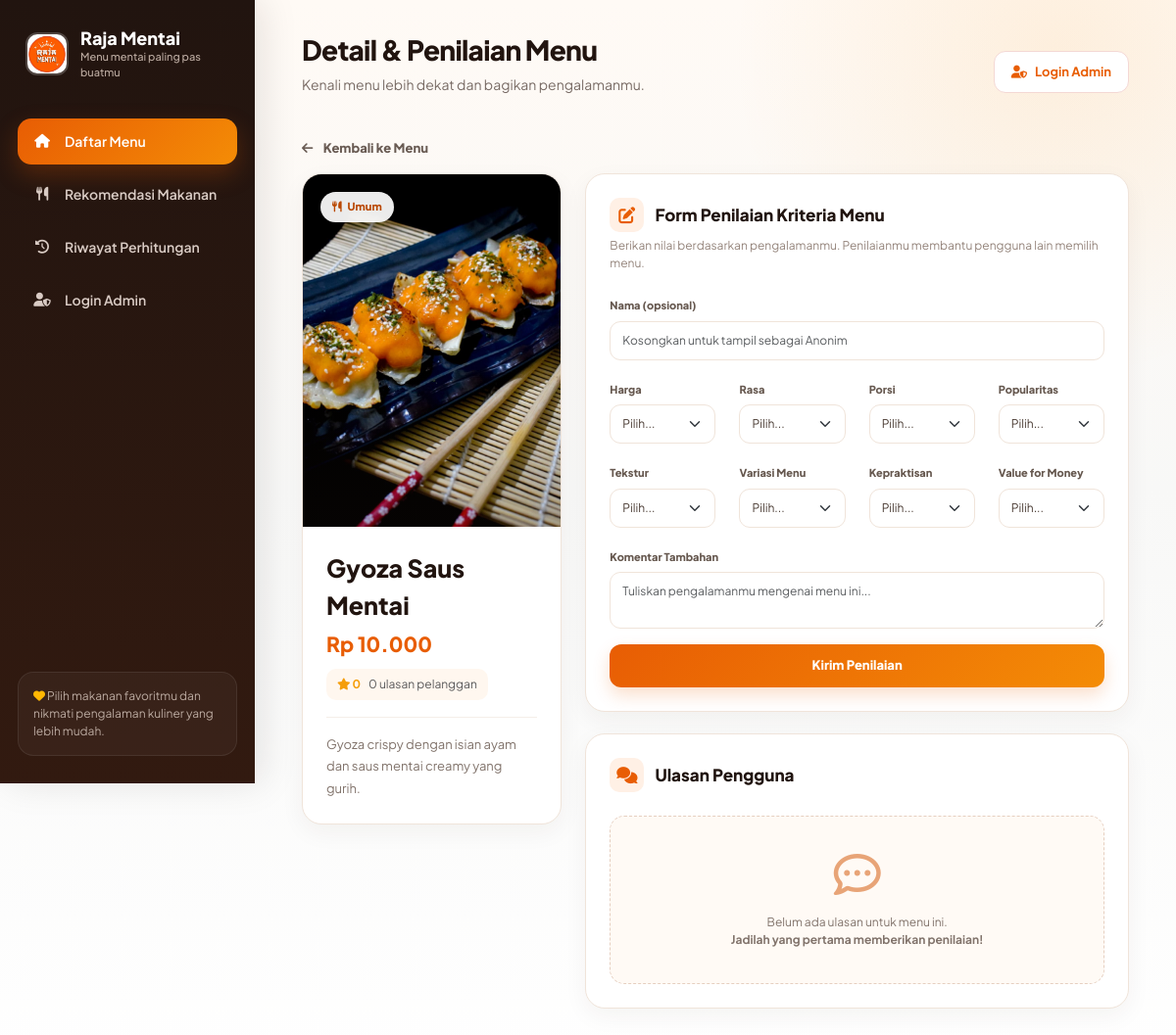
Screenshot of /detail_menu.php?id=1 with the database file from the repository.
### tables this page shows
CREATE TABLE `daftar_menu` (
  `id` int(11) NOT NULL,
  `nama_menu` varchar(100) DEFAULT NULL,
  `gambar` varchar(255) DEFAULT NULL,
  `harga` int(11) DEFAULT NULL,
  `deskripsi` text DEFAULT NULL,
  `kategori` varchar(50) DEFAULT 'Umum'
);

### detail_menu.php (the view, shortened to what this page needs)
<?php
include "config/koneksi.php";
$menu_id = intval($_GET['id']);
$stmt = mysqli_prepare($conn, "SELECT * FROM daftar_menu WHERE id=?");
mysqli_stmt_bind_param($stmt, "i", $menu_id);
mysqli_stmt_execute($stmt);
$menu = mysqli_fetch_assoc(mysqli_stmt_get_result($stmt));
$kriteria = [
    'harga'        => ['Harga', ['Sangat Terjangkau','Terjangkau','Standar','Mahal','Sangat Mahal'], 'fa-tag text-success'],
    'rasa'         => ['Rasa', ['Sangat Enak','Enak','Biasa','Kurang','Tidak Enak'], 'fa-utensils text-warning'],
    'porsi'        => ['Porsi', ['Sangat Banyak','Banyak','Sedang','Sedikit','Sangat Sedikit'], 'fa-box-open text-primary'],
    'popularitas'  => ['Popularitas', ['Sangat Populer','Populer','Biasa','Kurang Populer','Tidak Dikenal'], 'fa-fire text-danger'],
    'tekstur'      => ['Tekstur', ['Sangat Baik','Baik','Cukup','Kurang','Sangat Kurang'], 'fa-layer-group text-info'],
    'variasi'      => ['Variasi Menu', ['Sangat Variatif','Variatif','Cukup','Kurang','Tidak Variatif'], 'fa-bars-staggered text-secondary'],
    'kepraktisan'  => ['Kepraktisan', ['Sangat Praktis','Praktis','Cukup','Kurang Praktis','Ribet'], 'fa-bolt text-warning'],
    'value'        => ['Value for Money', ['Sangat Sepadan','Sepadan','Cukup','Kurang Sepadan','Tidak Sepadan'], 'fa-gem text-success'],
];
$rata_rata = 0;
$total_review = 0;
$query_rating = mysqli_query($conn, "SELECT AVG(rating) as rata_rata, COUNT(id) as total_review FROM ulasan WHERE menu_id=$menu_id");
if($query_rating){
    $data_rating = mysqli_fetch_assoc($query_rating);
    $rata_rata = $data_rating['rata_rata'] ? round($data_rating['rata_rata'], 1) : 0;
    $total_review = $data_rating['total_review'];
}
include "include/header_publik.php";
?>
<a href="index.php" class="back-btn d-inline-block mb-3">
    <i class="fa-solid fa-arrow-left me-2"></i> Kembali ke Menu
</a>
<div class="row">
    <div class="col-lg-4">
        <div class="card-modern">
            <div class="food-image-wrap">
                <?php if(!empty($menu['gambar'])): ?>
                    <img src="<?= htmlspecialchars($menu['gambar']); ?>" class="img-detail" alt="<?= htmlspecialchars($menu['nama_menu']); ?>">
                <?php endif; ?>
                <span class="category-pill">
                    <i class="fa-solid fa-utensils me-1"></i>
                    <?= htmlspecialchars($menu['kategori'] ?? 'Menu'); ?>
                </span>
            </div>
            <div class="detail-content">
                <div class="menu-name"><?= htmlspecialchars($menu['nama_menu']); ?></div>
                <div class="menu-price">Rp <?= number_format($menu['harga'], 0, ',', '.'); ?></div>
                <div class="rating-summary">
                    <span class="star-rating"><i class="fa-solid fa-star"></i> <strong><?= $rata_rata; ?></strong></span>
                    <span class="text-muted"><?= $total_review; ?> ulasan pelanggan</span>
                </div>
                <div class="description"><?= nl2br(htmlspecialchars($menu['deskripsi'])); ?></div>
            </div>
        </div>
    </div>
    <div class="col-lg-8">
        <div class="card-modern p-4">
            <div class="section-title">
                <span class="title-icon"><i class="fa-solid fa-pen-to-square"></i></span>
                Form Penilaian Kriteria Menu
            </div>
            <div class="section-desc">Berikan nilai berdasarkan pengalamanmu. Penilaianmu membantu pengguna lain memilih menu.</div>
            <form method="POST">
                <div class="mb-3">
                    <label class="form-label fw-bold text-secondary label-kriteria">Nama (opsional)</label>
                    <input type="text" name="nama" class="form-control form-control-sm" maxlength="50" placeholder="Kosongkan untuk tampil sebagai Anonim">
                </div>
                <div class="row">
                    <?php foreach($kriteria as $key => [$label, $opsi]): ?>
                    <div class="col-md-3 mb-3">
                        <label class="form-label fw-bold text-secondary label-kriteria"><?= $label; ?></label>
                        <select name="rating_<?= $key; ?>" class="form-select form-select-sm" required>
                            <option value="">Pilih...</option>
                        </select>
                    </div>
                    <?php endforeach; ?>
                </div>
                <div class="mb-3">
                    <label class="form-label fw-bold text-secondary label-kriteria">Komentar Tambahan</label>
                    <textarea name="komentar" class="form-control form-control-sm" rows="2" placeholder="Tuliskan pengalamanmu mengenai menu ini..." required></textarea>
                </div>
                <button type="submit" name="kirim_review" class="btn-primary-custom w-100">Kirim Penilaian</button>
            </form>
        </div>
        <div class="card-modern p-4" id="ulasan">
            <div class="section-title mb-4">
                <span class="title-icon"><i class="fa-solid fa-comments"></i></span>
                Ulasan Pengguna
            </div>
            <?php
            $query_ulasan = mysqli_query($conn, "SELECT * FROM ulasan WHERE menu_id=$menu_id ORDER BY tanggal DESC");
            if($query_ulasan && mysqli_num_rows($query_ulasan) > 0):
                while($ulasan = mysqli_fetch_assoc($query_ulasan)):
            ?>
                <div class="review-box">
                    <div class="d-flex justify-content-between align-items-center">
                        <span class="review-user"><i class="fa-solid fa-circle-user text-secondary me-1"></i> <?= htmlspecialchars($ulasan['username']); ?></span>
                        <div class="star-rating" style="font-size:13px;">
                            <?php for($i=1; $i<=5; $i++){
                                echo $i <= $ulasan['rating'] ? '<i class="fa-solid fa-star"></i>' : '<i class="fa-regular fa-star"></i>';
                            } ?>
                        </div>
                    </div>
                    <?php if(isset($ulasan['rating_harga'])): ?>
                    <div class="mt-2 mb-3 d-flex flex-wrap gap-2">
                        <?php foreach($kriteria as $key => [$label, $opsi, $ikon]): ?>
                            <span class="badge-kriteria" title="<?= $label; ?>"><i class="fa-solid <?= $ikon; ?>"></i> <?= (int)$ulasan['rating_'.$key]; ?></span>
                        <?php endforeach; ?>
                    </div>
                    <?php endif; ?>
                    <div class="review-text">"<?= nl2br(htmlspecialchars($ulasan['komentar'])); ?>"</div>
                    <div class="review-date mt-2"><?= date('d M Y H:i', strtotime($ulasan['tanggal'])); ?></div>
                </div>
            <?php
                endwhile;
            else:
            ?>
                <div class="review-empty text-center">
                    <i class="fa-regular fa-comment-dots fa-3x mb-3" style="color:#e8a477;"></i>
                    <p class="mb-0" style="font-size:12px;color:#81736b;">
                        Belum ada ulasan untuk menu ini.<br>
                        <strong>Jadilah yang pertama memberikan penilaian!</strong>
                    </p>
                </div>
            <?php endif; ?>
        </div>
    </div>
</div>
<?php include "include/footer_publik.php"; ?>

### include/header_publik.php (style rules this page uses)
:root { --primary:#e85d04; --primary-2:#f48c06; --dark:#21140f; --muted:#786b65; --cream:#fffaf5; --line:#f0e4da; --soft:#fff1e6; }
* { margin:0;padding:0;box-sizing:border-box }
html { scroll-behavior:smooth }
body { background: radial-gradient(circle at 90% 5%, rgba(244,140,6,.10), transparent 22%), linear-gradient(180deg,#fffaf5 0%,#f8f8f7 45%,#fff 100%); font-family:'Plus Jakarta Sans',sans-serif;color:var(--dark); }

### detail_menu.php (style rules this page uses)
.back-btn { color:#695b53!important;font-weight:800;font-size:13px;transition:.2s;text-decoration:none }
.card-modern { background:#fff;border:1px solid var(--line);border-radius:20px;box-shadow:0 8px 24px rgba(65,38,24,.05);margin-bottom:22px;overflow:hidden }
.food-image-wrap { height:360px;background:#f5eee8;position:relative;overflow:hidden }
.img-detail { width:100%;height:100%;object-fit:cover;display:block;transition:transform .5s ease }
.food-image-wrap::after { content:"";position:absolute;inset:0;background:linear-gradient(180deg,transparent 55%,rgba(33,20,15,.18));pointer-events:none }
.category-pill { position:absolute;left:18px;top:18px;z-index:2;padding:7px 12px;border-radius:30px;background:rgba(255,255,255,.92);color:#b94700;font-size:11px;font-weight:800;backdrop-filter:blur(8px) }
.detail-content { padding:24px }
.menu-name { font-size:25px;font-weight:900;color:var(--dark);margin-bottom:5px }
.menu-price { font-size:21px;font-weight:900;color:var(--primary);margin-bottom:9px }
.star-rating { color:#f59e0b }
.rating-summary { display:inline-flex;align-items:center;gap:8px;background:#fff7ef;padding:7px 11px;border-radius:10px;margin-bottom:17px;font-size:12px }
.description { color:#81736b;line-height:1.75;font-size:13px;padding-top:16px;border-top:1px solid #f5eee8 }
.section-title { font-size:17px;font-weight:900;color:var(--dark);margin-bottom:5px }
.section-desc { font-size:12px;color:#94847b;margin-bottom:20px }
.title-icon { width:35px;height:35px;border-radius:10px;display:inline-flex;align-items:center;justify-content:center;background:#fff0e5;color:var(--primary);margin-right:8px }
.label-kriteria { font-size:11px!important;color:#66584f!important;font-weight:800!important;margin-bottom:7px }
.form-select,.form-control { border:1px solid var(--line);border-radius:11px;padding:10px 12px;font-size:12px;color:#493a32;background-color:#fff }
.btn-primary-custom { background:linear-gradient(135deg,var(--primary),var(--primary-2));color:#fff;border:none;padding:12px 20px;border-radius:12px;font-weight:800;font-size:13px;box-shadow:0 8px 18px rgba(232,93,4,.20);transition:.2s }
.review-empty { background:#fffaf5;border:1px dashed #e6cfc0;border-radius:15px;padding:35px 20px }

### rows the page displays
daftar_menu: gambar (picture), kategori "Umum", nama_menu "Gyoza Saus Mentai", harga "10.000", deskripsi "Gyoza crispy dengan isian ayam dan saus mentai creamy yang gurih."

### other values shown
$judul_halaman "Detail & Penilaian Menu"
$subjudul "Kenali menu lebih dekat dan bagikan pengalamanmu."
$rata_rata "0"
$total_review "0"
$label "Harga"
$label "Rasa"
$label "Porsi"
$label "Popularitas"
$label "Tekstur"
$label "Variasi Menu"
$label "Kepraktisan"
$label "Value for Money"
